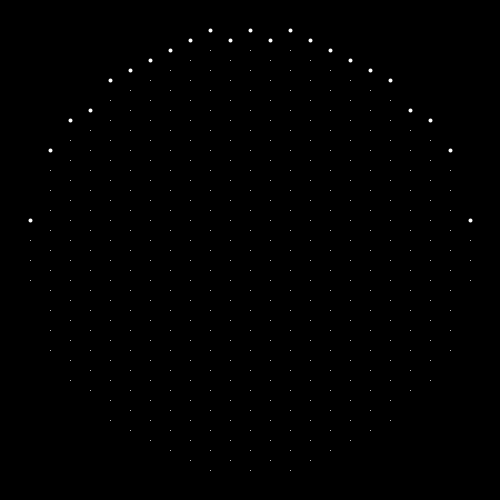
Frame 1 (no input)
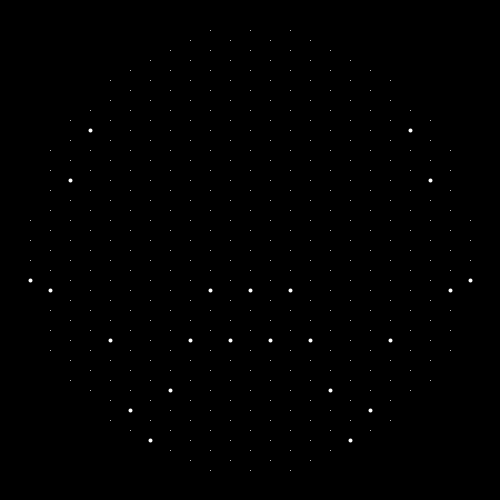
Frame 60 (the mouse pressed at the canvas centre just before this capture)
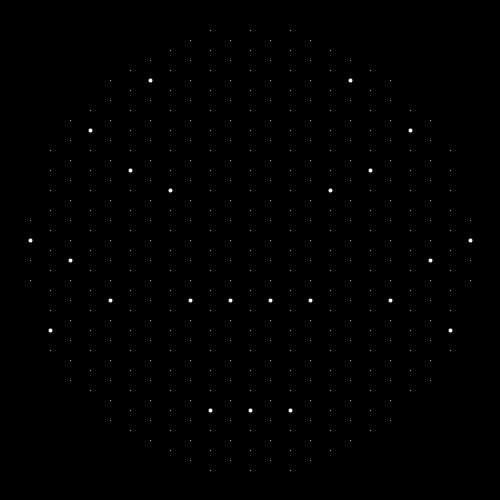
Frame 120 (the mouse held since frame 60 and released just before this capture)

The Processing sketch that drew these frames (run headless with seeded random() and noise(); from frame 60 on, the mouse is pressed at the canvas centre):

// Processing sketch: mockup
// ── mockup.pde
int padding = 30;
int spacing = 20;
int smallRadius = 1;
int bigRadius = 4;
int threshold = 5;

int numTubes = 23;
float[] position = new float[numTubes];
float[] maxPosition = new float[numTubes];
float[] minPosition = new float[numTubes];
float[] speed = new float[numTubes];
int[] numLEDs = {4,  11, 14, 15, 18, 19, 20, 21, 22, 23, 22, 23,
                 22, 23, 22, 21, 20, 19, 18, 15, 14, 11, 4};
float[][] yPos = new float[numTubes][];
float[] xPos = new float[numTubes];


int maxHeight = max(numLEDs) * spacing;

void setup() {
  size(500, 500);
  stroke(255);
  frameRate(30);

  // draw leds as small points
  for (int i = 0; i < numLEDs.length; i++) {
    int tubeHeight = numLEDs[i] * spacing;
    int offset = (maxHeight - tubeHeight) / 2;
    minPosition[i] = offset;
    maxPosition[i] = tubeHeight;
    position[i] = 0;
    speed[i] = 1;
    yPos[i] = new float[numLEDs[i]];
    for (int j = 0; j < numLEDs[i]; j++) {
      xPos[i] = padding + (i * spacing);
      yPos[i][j] = offset + padding + (j * spacing);
    }
  }
}

void draw() {
  background(0);
  for (int i = 0; i < numLEDs.length; i++) {
    for (int j = 0; j < numLEDs[i]; j++) {
      if (position[i] == j) {
        strokeWeight(bigRadius);
      } else {
        strokeWeight(smallRadius);
      }
      point(xPos[i], yPos[i][j]);
    }

    position[i] += speed[i];
    if (position[i] >= numLEDs[i]) {
      speed[i] = speed[i] * -1;
    } else if (position[i] <= 0) {
      speed[i] = speed[i] * -1;
    }
  }
}
